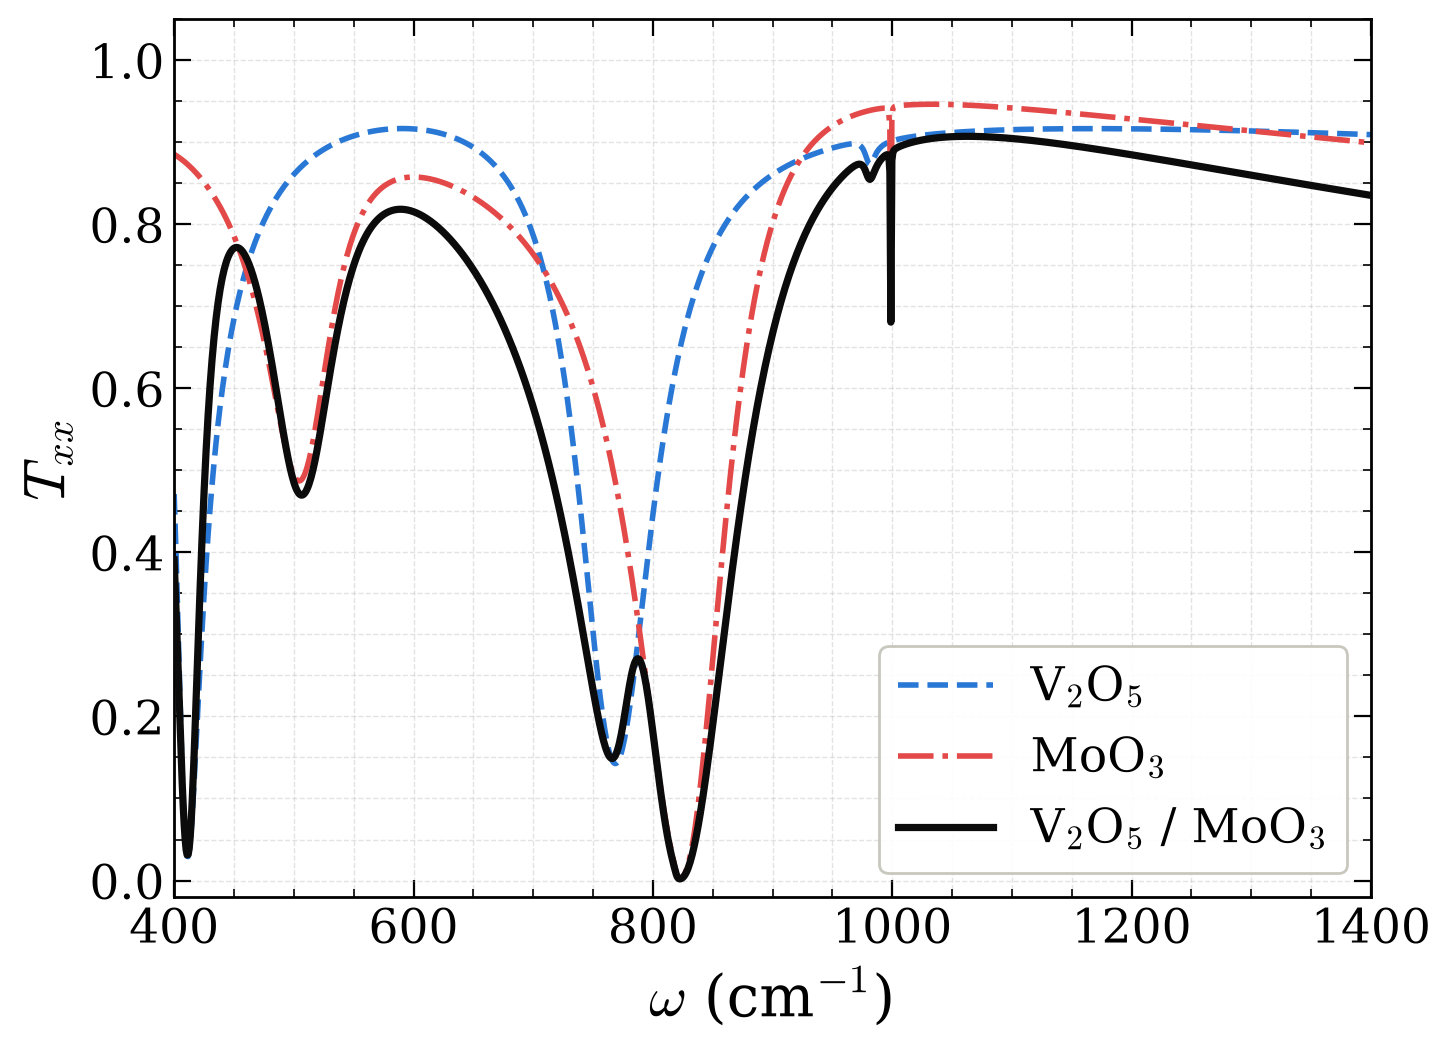

Here is the Python script that generated this plot:
# -*- coding: utf-8 -*-
"""
Descomposición de la bicapa V2O5/MoO3/BaF2 en sus dos capas por separado.
Estructura del diseño inverso (filtro gaussiano):
    Aire / V2O5(d1, th1) / MoO3(d2, th2) / BaF2

Se comparan tres respuestas T_xx (TMM):
    1. Bicapa completa   V2O5 / MoO3
    2. Solo V2O5         Aire / V2O5(d1, th1) / BaF2
    3. Solo MoO3         Aire / MoO3(d2, th2) / BaF2
"""

import sys
from pathlib import Path

import numpy as np
import matplotlib.pyplot as plt
import matplotlib.ticker as ticker

ROOT_PATH = Path(__file__).resolve().parents[2]
sys.path.insert(0, str(ROOT_PATH / "TMM"))

from generalized_transfer_matrix_method import (
    Air, BaF2,
    MoO3, V2O5,
    LayeredStructure,
    calculate_transmission,
)

# ---------------------------------------------------------------------------
# CONFIG — parámetros del diseño inverso
# ---------------------------------------------------------------------------
TH1 = 180.0    # V2O5 (capa 1, arriba)   — grados
D1  = 200.0    # V2O5                     — nm
TH2 = 177.0    # MoO3 (capa 2, sustrato) — grados
D2  = 261.0    # MoO3                     — nm

ALPHA    = 0.0     # incidencia normal (rad)
FREQ_MIN = 400     # cm^-1
FREQ_MAX = 1400    # cm^-1
N_FREQS  = 1200
# ---------------------------------------------------------------------------

omega = np.linspace(FREQ_MIN, FREQ_MAX, N_FREQS)


def txx_spectrum(layers):
    """T_xx (índice 0, base lineal) de una estructura Aire / layers / BaF2."""
    structure = LayeredStructure(superstrate=Air(), substrate=BaF2(), layers=layers)
    return np.array([
        calculate_transmission(f, ALPHA, structure, basis="linear")[0]
        for f in omega
    ])


print("Calculando TMM (3 estructuras)...")
T_bicapa = txx_spectrum([V2O5(d=D1 * 1e-9, phi=np.deg2rad(TH1)),
                         MoO3(d=D2 * 1e-9, phi=np.deg2rad(TH2))])
T_v2o5   = txx_spectrum([V2O5(d=D1 * 1e-9, phi=np.deg2rad(TH1))])
T_moo3   = txx_spectrum([MoO3(d=D2 * 1e-9, phi=np.deg2rad(TH2))])
print("  listo")

# ---------------------------------------------------------------------------
# Estilo TFG (tipografía grande para el PDF)
# ---------------------------------------------------------------------------
plt.rcParams.update({
    "font.family":         "serif",
    "mathtext.fontset":    "cm",
    "font.size":           18,
    "axes.labelsize":      21,
    "xtick.labelsize":     17,
    "ytick.labelsize":     17,
    "axes.linewidth":      1.0,
    "xtick.direction":     "in",
    "ytick.direction":     "in",
    "xtick.top":           True,
    "ytick.right":         True,
    "xtick.minor.visible": True,
    "ytick.minor.visible": True,
    "xtick.major.size":    6,
    "ytick.major.size":    6,
    "xtick.minor.size":    3,
    "ytick.minor.size":    3,
    "legend.fontsize":     17,
    "legend.framealpha":   0.9,
    "legend.edgecolor":    "#c3c2b7",
    "grid.linewidth":      0.5,
    "grid.alpha":          0.35,
    "grid.linestyle":      "--",
})

COLOR_BICAPA = "#0b0b0b"   # negro — resultado (bicapa)
COLOR_V2O5   = "#2a78d6"   # azul
COLOR_MOO3   = "#e34948"   # rojo

fig, ax = plt.subplots(figsize=(7.6, 5.6))

ax.plot(omega, T_v2o5,   color=COLOR_V2O5, lw=2.0, ls="--",
        label=r"V$_2$O$_5$")
ax.plot(omega, T_moo3,   color=COLOR_MOO3, lw=2.0, ls="-.",
        label=r"MoO$_3$")
ax.plot(omega, T_bicapa, color=COLOR_BICAPA, lw=2.6, ls="-",
        label=r"V$_2$O$_5$ / MoO$_3$", zorder=3)

ax.set_xlabel(r"$\omega$ (cm$^{-1}$)")
ax.set_ylabel(r"$T_{xx}$")
ax.set_xlim(FREQ_MIN, FREQ_MAX)
ax.set_ylim(-0.02, 1.05)
ax.grid(True, which="both")
ax.xaxis.set_minor_locator(ticker.AutoMinorLocator())
ax.yaxis.set_minor_locator(ticker.AutoMinorLocator())
ax.legend(loc="lower right")

fig.tight_layout()

out = Path(__file__).parent / "descomposicion_capas.png"
fig.savefig(out, dpi=200, bbox_inches="tight")
print(f"Guardado: {out}")
plt.show()
